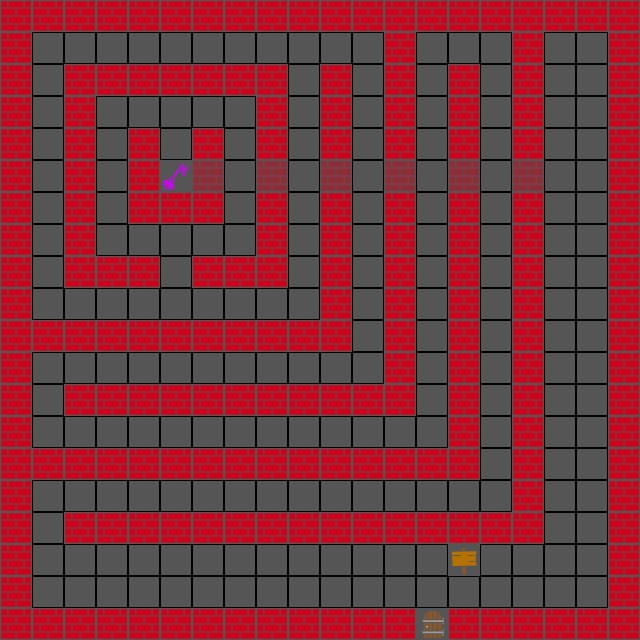

Rendered tile map (Tiled .tmx) drawn with the repository's tilesets; below, a short description and the full map source, tile grids included:
An orthogonal 20x20 tile map with 32x32 px tiles, 1 tile layer (Tiles).

<map version="1.2" tiledversion="1.3.3" orientation="orthogonal" renderorder="right-down" width="20" height="20" tilewidth="32" tileheight="32" infinite="0" backgroundcolor="#555555" nextlayerid="6" nextobjectid="7">
 <editorsettings>
  <export target="." format="csv" />
 </editorsettings>
 <tileset firstgid="1" source="default.tsx" />
 <layer id="4" name="Tiles" width="20" height="20">
  <data encoding="csv">
2,2,2,2,2,2,2,2,2,2,2,2,2,2,2,2,2,2,2,2,
2,1,1,1,1,1,1,1,1,1,1,1,2,1,1,1,2,1,1,2,
2,1,2,2,2,2,2,2,2,1,2,1,2,1,2,1,2,1,1,2,
2,1,2,1,1,1,1,1,2,1,2,1,2,1,2,1,2,1,1,2,
2,1,2,1,2,1,2,1,2,1,2,1,2,1,2,1,2,1,1,2,
2,1,2,1,2,9,32,1,32,1,32,1,32,1,32,1,32,1,1,2,
2,1,2,1,2,2,2,1,2,1,2,1,2,1,2,1,2,1,1,2,
2,1,2,1,1,1,1,1,2,1,2,1,2,1,2,1,2,1,1,2,
2,1,2,2,2,1,2,2,2,1,2,1,2,1,2,1,2,1,1,2,
2,1,1,1,1,1,1,1,1,1,2,1,2,1,2,1,2,1,1,2,
2,2,2,2,2,2,2,2,2,2,2,1,2,1,2,1,2,1,1,2,
2,1,1,1,1,1,1,1,1,1,1,1,2,1,2,1,2,1,1,2,
2,1,2,2,2,2,2,2,2,2,2,2,2,1,2,1,2,1,1,2,
2,1,1,1,1,1,1,1,1,1,1,1,1,1,2,1,2,1,1,2,
2,2,2,2,2,2,2,2,2,2,2,2,2,2,2,1,2,1,1,2,
2,1,1,1,1,1,1,1,1,1,1,1,1,1,1,1,2,1,1,2,
2,1,2,2,2,2,2,2,2,2,2,2,2,2,2,2,2,1,1,2,
2,1,1,1,1,1,1,1,1,1,1,1,1,1,3,1,1,1,1,2,
2,1,1,1,1,1,1,1,1,1,1,1,1,1,1,1,1,1,1,2,
2,2,2,2,2,2,2,2,2,2,2,2,2,4,2,2,2,2,2,2
</data>
 </layer>
</map>
